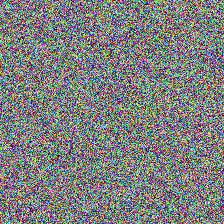
#> input picture data/processed/train/real/real_0000.jpg, 224 x 224 px
$ python ml_baseline.py
#> lines starting #> are read from the running program, lines starting #| are printed output that depends on the picture
"""
classical_methods/ml_baseline.py
---------------------------------
Classical ML baseline for forgery detection.

Feature extraction:
- LBP (Local Binary Patterns) — texture features
- Color histograms
- Gabor filter responses

Models:
- SVM (Support Vector Machine)
- Random Forest

Good as a baseline to compare against your CNN.
"""

import numpy as np
import cv2
import os
import pickle
from pathlib import Path
from tqdm import tqdm
from sklearn.svm import SVC
from sklearn.ensemble import RandomForestClassifier
from sklearn.preprocessing import StandardScaler
from sklearn.metrics import accuracy_score, classification_report, confusion_matrix
from sklearn.model_selection import cross_val_score
import matplotlib.pyplot as plt
import seaborn as sns

try:
    from skimage.feature import local_binary_pattern
    SKIMAGE_AVAILABLE = True
except ImportError:
    SKIMAGE_AVAILABLE = False
    print("[Warning] scikit-image not installed. LBP disabled.")


# ─────────────────────────────────────────────
#  Feature Extraction
# ─────────────────────────────────────────────

def extract_lbp(image_gray: np.ndarray, n_points: int = 24, radius: int = 3) -> np.ndarray:
    """
    Local Binary Pattern features.
    Captures local texture by comparing each pixel to its neighbors.

    Returns a normalized histogram of LBP codes.
    """
    if not SKIMAGE_AVAILABLE:
        return np.zeros(26)

    lbp = local_binary_pattern(image_gray, n_points, radius, method="uniform")
    n_bins = n_points + 2
    hist, _ = np.histogram(lbp, bins=n_bins, range=(0, n_bins), density=True)
    return hist


def extract_color_histogram(image_bgr: np.ndarray, bins: int = 32) -> np.ndarray:
    """
    Color histogram in HSV space.
    Forged regions may have different color distributions.

    Returns concatenated H, S, V histograms.
    """
    hsv = cv2.cvtColor(image_bgr, cv2.COLOR_BGR2HSV)
    hist_h = cv2.calcHist([hsv], [0], None, [bins], [0, 180]).flatten()
    hist_s = cv2.calcHist([hsv], [1], None, [bins], [0, 256]).flatten()
    hist_v = cv2.calcHist([hsv], [2], None, [bins], [0, 256]).flatten()
    hist   = np.concatenate([hist_h, hist_s, hist_v])
    # Normalize
    return hist / (hist.sum() + 1e-7)


def extract_ela_features(ela_map: np.ndarray) -> np.ndarray:
    """
    Statistical features from the ELA map.
    Forged regions show higher ELA values.
    """
    ela_gray = cv2.cvtColor(ela_map, cv2.COLOR_RGB2GRAY).astype(np.float32)
    return np.array([
        ela_gray.mean(),
        ela_gray.std(),
        ela_gray.max(),
        np.percentile(ela_gray, 75),
        np.percentile(ela_gray, 90),
        np.percentile(ela_gray, 99),
    ])


def extract_features(image_path: str, img_size: int = 128) -> np.ndarray:
    """
    Extract all features from a single image.

    Returns a 1D feature vector combining all feature types.
    """
    image_bgr = cv2.imread(image_path)
    if image_bgr is None:
        return None

    image_bgr = cv2.resize(image_bgr, (img_size, img_size))
    image_gray = cv2.cvtColor(image_bgr, cv2.COLOR_BGR2GRAY)

    # LBP features (texture)
    lbp_feat = extract_lbp(image_gray)

    # Color histogram
    color_feat = extract_color_histogram(image_bgr)

    # ELA features
    from ela import compute_ela
    image_rgb = cv2.cvtColor(image_bgr, cv2.COLOR_BGR2RGB)
    from PIL import Image
    pil_img = Image.fromarray(image_rgb)
    import io
    buf = io.BytesIO()
    pil_img.save(buf, format="JPEG", quality=90)
    buf.seek(0)
    resaved = np.array(Image.open(buf).convert("RGB"))
    ela_map = np.abs(image_rgb.astype(np.float32) - resaved.astype(np.float32)) * 20
    ela_map = np.clip(ela_map, 0, 255).astype(np.uint8)
    ela_feat = extract_ela_features(ela_map)

    return np.concatenate([lbp_feat, color_feat, ela_feat])


# ─────────────────────────────────────────────
#  Dataset Feature Extraction
# ─────────────────────────────────────────────

def build_feature_dataset(data_dir: str, split: str = "train",
                           save_path: str = None) -> tuple:
    """
    Extract features for all images in a split.

    Returns:
        (X, y) arrays
    """
    features = []
    labels   = []
    failed   = 0

    for label, class_name in enumerate(["real", "fake"]):
        class_dir = os.path.join(data_dir, split, class_name)
        if not os.path.isdir(class_dir):
            continue

        image_files = [f for f in Path(class_dir).glob("*")
                       if f.suffix.lower() in {".jpg", ".jpeg", ".png"}]

        for img_path in tqdm(image_files, desc=f"  {split}/{class_name}"):
            feat = extract_features(str(img_path))
            if feat is not None:
                features.append(feat)
                labels.append(label)
            else:
                failed += 1

    if failed:
        print(f"[Warning] {failed} images failed to load")

    X = np.array(features)
    y = np.array(labels)

    if save_path:
        np.savez(save_path, X=X, y=y)
        print(f"[Saved] Features to {save_path}")

    return X, y


# ─────────────────────────────────────────────
#  Train + Evaluate
# ─────────────────────────────────────────────

def train_ml_baseline(data_dir: str, model_type: str = "svm",
                      save_dir: str = "models"):
    """
    Train SVM or Random Forest on extracted features.
    """
    print(f"\n[ML Baseline] Training {model_type.upper()} on {data_dir}")

    # Extract features
    print("Extracting training features...")
    X_train, y_train = build_feature_dataset(data_dir, "train")
#> in extract_features, image_bgr is the input picture: shape (224, 224, 3); mean B, G, R 127, 127.4, 126.6
#> in extract_features, `image_bgr = cv2.resize(image_bgr, (img_size, img_size))`:
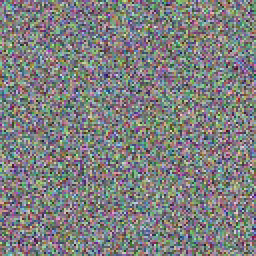
#> image_bgr: shape (128, 128, 3) (shown 2 times larger); mean B, G, R 126.9, 127.2, 126.4
#> in extract_lbp, `lbp = local_binary_pattern(image_gray, n_points, radius, method="unifo..`:
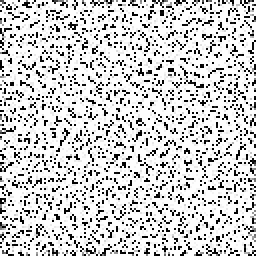
#> lbp: shape (128, 128) float64 (shown 2 times larger); min 0, max 25, mean 20.2; drawn with min black and max white
#> in extract_lbp, `hist, _ = np.histogram(lbp, bins=n_bins, range=(0, n_bins), density=Tr..`: hist = 26 values, max 0.645 at index 25, min 0.000183 at index 14, mean 0.0385
#> in extract_features, `lbp_feat = extract_lbp(image_gray)`: lbp_feat has the same summary as hist in extract_lbp
#> in extract_color_histogram, `hsv = cv2.cvtColor(image_bgr, cv2.COLOR_BGR2HSV)`: hsv: shape (128, 128, 3); mean H, S, V 89.3, 69.9, 146.6
#> in extract_color_histogram, `hist_h = cv2.calcHist([hsv], [0], None, [bins], [0, 180]).flatten()`: hist_h = 32 values, max 612 at index 12, min 381 at index 26, mean 512
#> in extract_color_histogram, `hist_s = cv2.calcHist([hsv], [1], None, [bins], [0, 256]).flatten()`: hist_s = 32 values, max 1504 at index 7, min 0 at index 29, mean 512
#> in extract_color_histogram, `hist_v = cv2.calcHist([hsv], [2], None, [bins], [0, 256]).flatten()`: hist_v = 32 values, max 1521 at index 18, min 0 at index 0, mean 512
#> in extract_color_histogram, `hist   = np.concatenate([hist_h, hist_s, hist_v])`: hist = 96 values, max 1521 at index 82, min 0 at index 61, mean 512
#> in extract_features, `color_feat = extract_color_histogram(image_bgr)`: color_feat = 96 values, max 0.0309 at index 82, min 0 at index 61, mean 0.0104
#> in extract_features, `resaved = np.array(Image.open(buf).convert("RGB"))`:
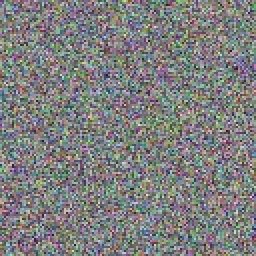
#> resaved: shape (128, 128, 3) (shown 2 times larger); mean R, G, B 126.4, 127.2, 126.9
#> in extract_features, `ela_map = np.abs(image_rgb.astype(np.float32) - resaved.astype(np.floa..`:
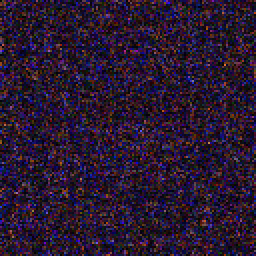
#> ela_map: shape (128, 128, 3) float32 (shown 2 times larger); mean R, G, B 268.8, 160.5, 319.1; drawn with min black and max white
#> in extract_features, `ela_map = np.clip(ela_map, 0, 255).astype(np.uint8)`:
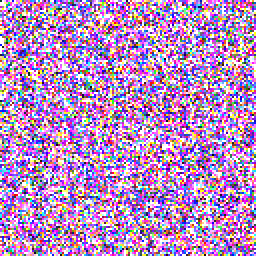
#> ela_map: shape (128, 128, 3) (shown 2 times larger); mean R, G, B 182.2, 141.2, 192.4
#> in extract_ela_features, `ela_gray = cv2.cvtColor(ela_map, cv2.COLOR_RGB2GRAY).astype(np.float32)`:
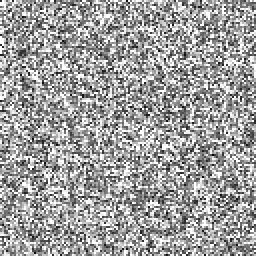
#> ela_gray: shape (128, 128) float32 (shown 2 times larger); min 2, max 255, mean 159.3
#> in extract_features, `ela_feat = extract_ela_features(ela_map)`: ela_feat = [159.3, 63.58, 255, 216, 253, 255]
#> in build_feature_dataset, `feat = extract_features(str(img_path))`: feat = 128 values, max 255 at index 124, min 0 at index 87, mean 9.41
#> pass 2 of the loop in build_feature_dataset, `for label, class_name in enumerate(["real", "fake"]):`:
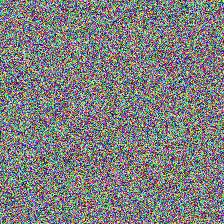
#> input picture data/processed/train/fake/fake_0000.jpg, 224 x 224 px
#> in extract_features, image_bgr is the input picture: shape (224, 224, 3); mean B, G, R 127.2, 127, 127.1
#> image_bgr: shape (128, 128, 3)
#> in extract_lbp (call 2), `lbp = local_binary_pattern(image_gray, n_points, radius, method="unifo..`:
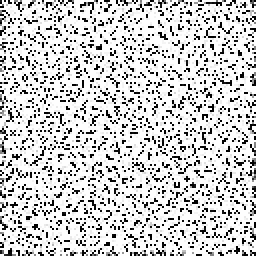
#> lbp: shape (128, 128) float64 (shown 2 times larger); min 0, max 25, mean 20.1; drawn with min black and max white
#> in extract_lbp (call 2), `hist, _ = np.histogram(lbp, bins=n_bins, range=(0, n_bins), density=Tr..`: hist = 26 values, max 0.639 at index 25, min 0.000122 at index 8, mean 0.0385
#> lbp_feat has the same summary as hist in extract_lbp
#> hsv: shape (128, 128, 3); mean H, S, V 89.3, 69.3, 146.9
#> color_feat = 96 values, max 0.0317 at index 82, min 0 at index 61, mean 0.0104
#> in extract_ela_features (call 2), `ela_gray = cv2.cvtColor(ela_map, cv2.COLOR_RGB2GRAY).astype(np.float32)`:
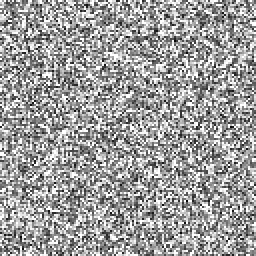
#> ela_gray: shape (128, 128) float32 (shown 2 times larger); min 5, max 255, mean 157.9
#> ela_feat = [157.9, 63.84, 255, 214, 251, 255]
#> feat = 128 values, max 255 at index 124, min 0 at index 87, mean 9.36
#> y_train = [0, 1]
    print("Extracting test features...")
    X_test, y_test   = build_feature_dataset(data_dir, "test")
#> pass 2 of the loop in build_feature_dataset, `for label, class_name in enumerate(["real", "fake"]):`:
#> y_test = [0, 1]

    if len(X_train) == 0:
        print("[Error] No training data found.")
        return

    # Normalize
    scaler  = StandardScaler()
    X_train = scaler.fit_transform(X_train)
    X_test  = scaler.transform(X_test)

    # Train
    if model_type == "svm":
        clf = SVC(kernel="rbf", C=10, probability=True, random_state=42)
    elif model_type == "rf":
        clf = RandomForestClassifier(n_estimators=200, random_state=42, n_jobs=-1)
    else:
        raise ValueError(f"Unknown model: {model_type}")

    print(f"\nFitting {model_type.upper()}...")
    clf.fit(X_train, y_train)

    # Evaluate
    y_pred = clf.predict(X_test)
#> y_pred = [0, 1]
    acc    = accuracy_score(y_test, y_pred)
#> acc = 1
    print(f"\nTest Accuracy: {acc:.4f}")
#| Test Accuracy: 1.0000
    print(classification_report(y_test, y_pred, target_names=["Real", "Fake"]))
#|               precision    recall  f1-score   support
#|         Real       1.00      1.00      1.00         1
#|         Fake       1.00      1.00      1.00         1
#|     accuracy                           1.00         2
#|    macro avg       1.00      1.00      1.00         2
#| weighted avg       1.00      1.00      1.00         2

    # Confusion matrix
    cm = confusion_matrix(y_test, y_pred)
#> cm = [[1, 0], [0, 1]]
    plt.figure(figsize=(6, 5))
    sns.heatmap(cm, annot=True, fmt="d", cmap="Blues",
                xticklabels=["Real", "Fake"], yticklabels=["Real", "Fake"])
    plt.title(f"{model_type.upper()} Confusion Matrix"); plt.ylabel("Actual"); plt.xlabel("Predicted")
    plt.tight_layout()
    plt.savefig(os.path.join(save_dir, f"cm_{model_type}.png"), dpi=150)
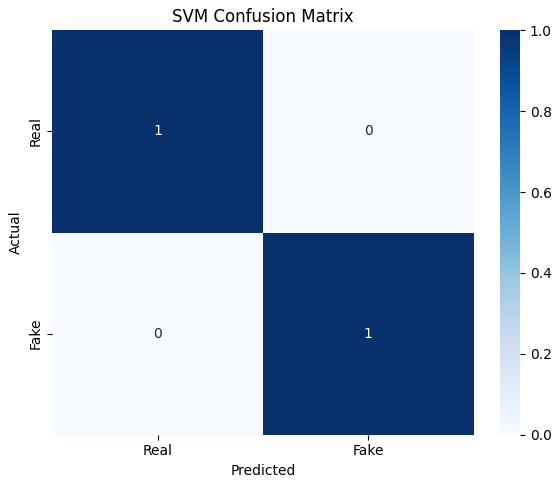
#> figure drawn by matplotlib, 2 panels
    plt.show()

    # Save model
    os.makedirs(save_dir, exist_ok=True)
    model_path  = os.path.join(save_dir, f"{model_type}_classifier.pkl")
    scaler_path = os.path.join(save_dir, f"{model_type}_scaler.pkl")
    with open(model_path,  "wb") as f: pickle.dump(clf,    f)
    with open(scaler_path, "wb") as f: pickle.dump(scaler, f)
    print(f"\n[Saved] Model: {model_path}")

    return clf, scaler


if __name__ == "__main__":
    import sys
    data_dir   = sys.argv[1] if len(sys.argv) > 1 else "data/processed"
    model_type = sys.argv[2] if len(sys.argv) > 2 else "svm"
    train_ml_baseline(data_dir, model_type)
